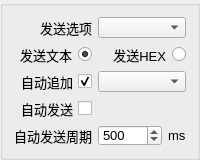
<?xml version="1.0" encoding="UTF-8"?>
<ui version="4.0">
 <class>SendSettingsBox</class>
 <widget class="QGroupBox" name="SendSettingsBox">
  <property name="geometry">
   <rect>
    <x>0</x>
    <y>0</y>
    <width>200</width>
    <height>160</height>
   </rect>
  </property>
  <property name="minimumSize">
   <size>
    <width>200</width>
    <height>160</height>
   </size>
  </property>
  <property name="maximumSize">
   <size>
    <width>16777215</width>
    <height>160</height>
   </size>
  </property>
  <property name="font">
   <font>
    <pointsize>10</pointsize>
   </font>
  </property>
  <property name="windowTitle">
   <string>Form</string>
  </property>
  <layout class="QGridLayout" name="gridLayout">
   <item row="0" column="0">
    <widget class="QLabel" name="label_Option">
     <property name="maximumSize">
      <size>
       <width>150</width>
       <height>150</height>
      </size>
     </property>
     <property name="text">
      <string>发送选项</string>
     </property>
     <property name="alignment">
      <set>Qt::AlignmentFlag::AlignRight|Qt::AlignmentFlag::AlignTrailing|Qt::AlignmentFlag::AlignVCenter</set>
     </property>
    </widget>
   </item>
   <item row="0" column="1" colspan="2">
    <widget class="QComboBox" name="comboBox_Option">
     <property name="maximumSize">
      <size>
       <width>150</width>
       <height>24</height>
      </size>
     </property>
    </widget>
   </item>
   <item row="1" column="0">
    <widget class="QRadioButton" name="radioButton_Text">
     <property name="maximumSize">
      <size>
       <width>150</width>
       <height>32</height>
      </size>
     </property>
     <property name="layoutDirection">
      <enum>Qt::LayoutDirection::RightToLeft</enum>
     </property>
     <property name="text">
      <string>发送文本</string>
     </property>
     <property name="checked">
      <bool>true</bool>
     </property>
    </widget>
   </item>
   <item row="1" column="1" colspan="2">
    <widget class="QRadioButton" name="radioButton_HEX">
     <property name="maximumSize">
      <size>
       <width>150</width>
       <height>32</height>
      </size>
     </property>
     <property name="layoutDirection">
      <enum>Qt::LayoutDirection::RightToLeft</enum>
     </property>
     <property name="text">
      <string>发送HEX</string>
     </property>
    </widget>
   </item>
   <item row="2" column="0">
    <widget class="QCheckBox" name="checkBox_Append">
     <property name="maximumSize">
      <size>
       <width>150</width>
       <height>32</height>
      </size>
     </property>
     <property name="layoutDirection">
      <enum>Qt::LayoutDirection::RightToLeft</enum>
     </property>
     <property name="text">
      <string>自动追加</string>
     </property>
     <property name="checked">
      <bool>true</bool>
     </property>
    </widget>
   </item>
   <item row="2" column="1" colspan="2">
    <widget class="QComboBox" name="comboBox_Append">
     <property name="maximumSize">
      <size>
       <width>150</width>
       <height>24</height>
      </size>
     </property>
    </widget>
   </item>
   <item row="3" column="0">
    <widget class="QCheckBox" name="checkBox_AutoSend">
     <property name="enabled">
      <bool>true</bool>
     </property>
     <property name="maximumSize">
      <size>
       <width>150</width>
       <height>32</height>
      </size>
     </property>
     <property name="layoutDirection">
      <enum>Qt::LayoutDirection::RightToLeft</enum>
     </property>
     <property name="text">
      <string>自动发送</string>
     </property>
    </widget>
   </item>
   <item row="3" column="1" colspan="2">
    <spacer name="horizontalSpacer">
     <property name="orientation">
      <enum>Qt::Orientation::Horizontal</enum>
     </property>
     <property name="sizeHint" stdset="0">
      <size>
       <width>70</width>
       <height>20</height>
      </size>
     </property>
    </spacer>
   </item>
   <item row="4" column="0">
    <widget class="QLabel" name="label_AutoSendCycle">
     <property name="enabled">
      <bool>true</bool>
     </property>
     <property name="maximumSize">
      <size>
       <width>16777215</width>
       <height>32</height>
      </size>
     </property>
     <property name="text">
      <string>自动发送周期</string>
     </property>
    </widget>
   </item>
   <item row="4" column="1">
    <widget class="DebouncedSpinBox" name="spinBox_AutoSendCycle">
     <property name="enabled">
      <bool>true</bool>
     </property>
     <property name="maximumSize">
      <size>
       <width>16777215</width>
       <height>24</height>
      </size>
     </property>
     <property name="maximum">
      <number>99999</number>
     </property>
     <property name="value">
      <number>500</number>
     </property>
    </widget>
   </item>
   <item row="4" column="2">
    <widget class="QLabel" name="label_MS">
     <property name="enabled">
      <bool>true</bool>
     </property>
     <property name="maximumSize">
      <size>
       <width>16777215</width>
       <height>32</height>
      </size>
     </property>
     <property name="text">
      <string>ms</string>
     </property>
    </widget>
   </item>
  </layout>
 </widget>
 <customwidgets>
  <customwidget>
   <class>DebouncedSpinBox</class>
   <extends>QSpinBox</extends>
   <header>debounced_spin_box.h</header>
  </customwidget>
 </customwidgets>
 <resources/>
 <connections/>
</ui>
